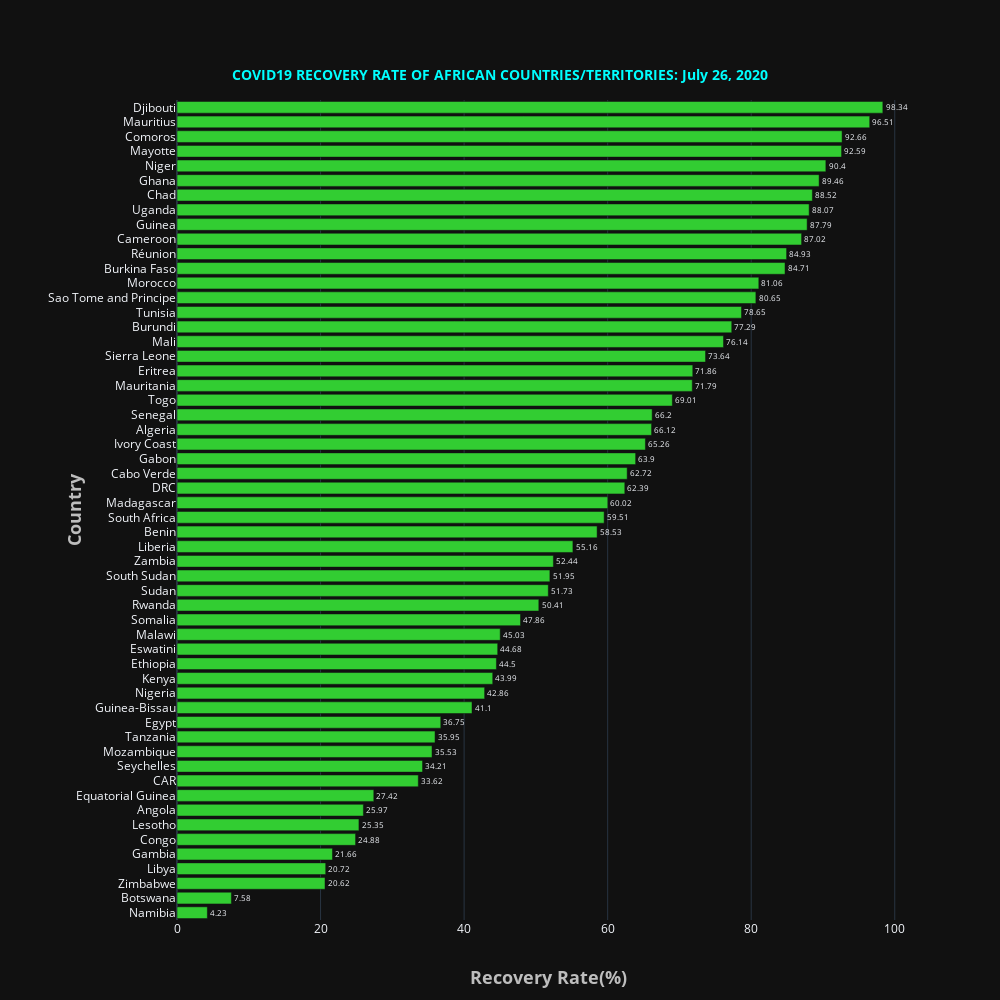

Here is the notebook cell this chart was saved with:
### Code cell
fig = go.Figure()

fig.add_trace(go.Bar(y = african_confirmed100['Country_Other'][::-1],x=african_confirmed100['RecoveryRate'][::-1],
                     text=african_confirmed100['RecoveryRate'][::-1],textposition='outside',name = "Afria",marker_color='LimeGreen',orientation='h',
#                   
))
fig.update_layout(
    template='plotly_dark',
    title={
        'text': '<b>COVID19 RECOVERY RATE OF AFRICAN COUNTRIES/TERRITORIES: '  + date_string +'</b>',
        'y':0.93,
        'x':0.5,
        'xanchor': 'center',
        'yanchor': 'top',
        'font_color':'Cyan',
        'font_size':14},
    xaxis=dict(title='<b>Recovery Rate(%)</b>',titlefont_size=18, titlefont=dict(color='#BDBDBD')),
    yaxis=dict(title='<b>Country</b>',titlefont_size=18, tickprefix="      ", titlefont=dict(color='#BDBDBD')),
    autosize=False,
    width=1000,
    height=1000,     
)

fig.show()

### Figure 1 — Plotly figure (JSON) as saved in the notebook; plotly's stock layout.template omitted (floating-point values rounded to 4 significant figures)
{"data": [{"marker": {"color": "LimeGreen"}, "name": "Afria", "orientation": "h", "text": [4.23, 7.58, 20.62, 20.72, 21.66, 24.88, 25.35, 25.97, 27.42, 33.62, 34.21, 35.53, 35.95, 36.75, 41.1, 42.86, 43.99, 44.5, 44.68, 45.03, 47.86, 50.41, 51.73, 51.95, 52.44, 55.16, 58.53, 59.51, 60.02, 62.39, 62.72, 63.9, 65.26, 66.12, 66.2, 69.01, 71.79, 71.86, 73.64, 76.14, 77.29, 78.65, 80.65, 81.06, 84.71, 84.93, 87.02, 87.79, 88.07, 88.52, 89.46, 90.4, 92.59, 92.66, 96.51, 98.34], "textposition": "outside", "type": "bar", "x": [4.23, 7.58, 20.62, 20.72, 21.66, 24.88, 25.35, 25.97, 27.42, 33.62, 34.21, 35.53, 35.95, 36.75, 41.1, 42.86, 43.99, 44.5, 44.68, 45.03, 47.86, 50.41, 51.73, 51.95, 52.44, 55.16, 58.53, 59.51, 60.02, 62.39, 62.72, 63.9, 65.26, 66.12, 66.2, 69.01, 71.79, 71.86, 73.64, 76.14, 77.29, 78.65, 80.65, 81.06, 84.71, 84.93, 87.02, 87.79, 88.07, 88.52, 89.46, 90.4, 92.59, 92.66, 96.51, 98.34], "y": ["Namibia", "Botswana", "Zimbabwe", "Libya", "Gambia", "Congo", "Lesotho", "Angola", "Equatorial Guinea", "CAR", "Seychelles", "Mozambique", "Tanzania", "Egypt", "Guinea-Bissau", "Nigeria", "Kenya", "Ethiopia", "Eswatini", "Malawi", "Somalia", "Rwanda", "Sudan", "South Sudan", "Zambia", "Liberia", "Benin", "South Africa", "Madagascar", "DRC", "Cabo Verde", "Gabon", "Ivory Coast", "Algeria", "Senegal", "Togo", "Mauritania", "Eritrea", "Sierra Leone", "Mali", "Burundi", "Tunisia", "Sao Tome and Principe", "Morocco", "Burkina Faso", "Réunion", "Cameroon", "Guinea", "Uganda", "Chad", "Ghana", "Niger", "Mayotte", "Comoros", "Mauritius", "Djibouti"]}], "layout": {"autosize": false, "height": 1000, "title": {"font": {"color": "Cyan", "size": 14}, "text": "<b>COVID19 RECOVERY RATE OF AFRICAN COUNTRIES/TERRITORIES: July 26, 2020</b>", "x": 0.5, "xanchor": "center", "y": 0.93, "yanchor": "top"}, "width": 1000, "xaxis": {"title": {"font": {"color": "#BDBDBD", "size": 18}, "text": "<b>Recovery Rate(%)</b>"}}, "yaxis": {"tickprefix": "      ", "title": {"font": {"color": "#BDBDBD", "size": 18}, "text": "<b>Country</b>"}}}}
